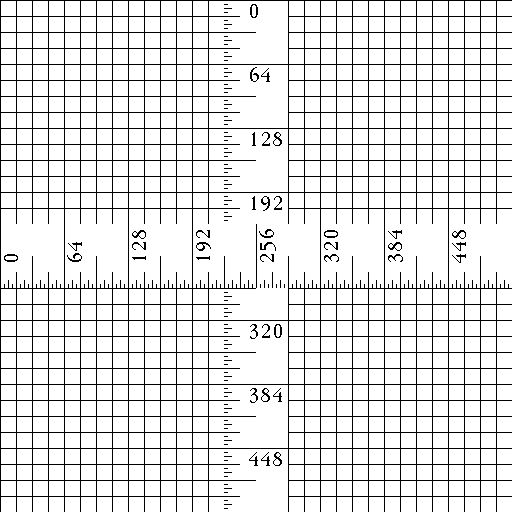
#> input picture Assignment1/image1.jpg, 512 x 512 px
$ jupyter execute --allow-errors Q1_Assignment1.ipynb
#> lines starting #> are read from the running program, lines starting #| are printed output that depends on the picture
[cell 1]
from google.colab.patches import cv2_imshow
from skimage.io import imread,imshow
import cv2
import numpy as np
from matplotlib import pyplot as pl

[cell 2]
def operation(k,sigma,row,col):
  for x in range(-k, k + 1):
    for y in range(-k, k + 1):
        kernel[x + k, y + k] = (1 / (2 * np.pi * sigma**2)) * np.exp(-(x**2 + y**2) / (2 * sigma**2))

  for i in range(k, row - k):
    for j in range(k, col - k):
      output_img[i, j] = int(np.sum(img[i - k:i + k + 1, j - k:j + k + 1] * kernel))

[cell 3]
def display(output_img):
  cv2_imshow(output_img)
  cv2.waitKey()
  cv2.destroyAllWindows()

# 3x3 gaussian filter:

---

[cell 4]
img = cv2.imread('image1.jpg', 0)
#> img is the input picture: shape (512, 512); min 0, max 255, mean 226.3
row, col = img.shape
#> row = 512; col = 512
output_img = np.zeros([row, col], dtype=np.uint8)
kernel_temp=[[1,1,1],[-1,-1,-1],[0,-1,1]]
size = 3
kernel = np.zeros((size, size))
k = (size - 1) // 2
sigma = 1.0
operation(k,sigma,row,col)
#> after the loop in operation, `for i in range(k, row - k):`:
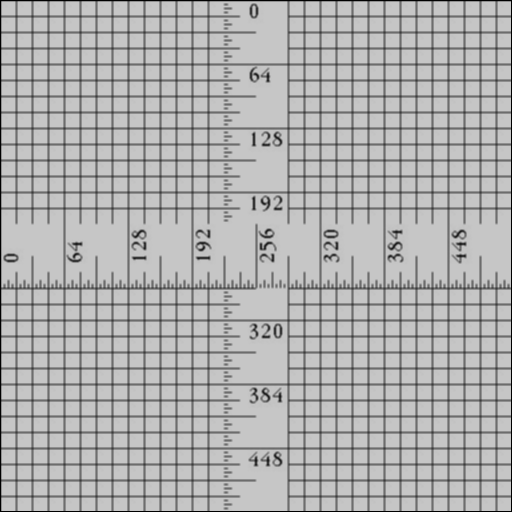
#> output_img: shape (512, 512); min 0, max 198, mean 174.9
display(output_img)

# 5x5 gaussian filter:

[cell 5]
img = cv2.imread('image1.jpg', 0)
row, col = img.shape
output_img = np.zeros([row, col], dtype=np.uint8)
kernel_temp=[[1,-1,1],[0,-1,1],[0,0,1]]
size = 5
kernel = np.zeros((size, size))
k = (size - 1) // 2
sigma = 1.0
operation(k,sigma,row,col)
#> call 2 of operation, with k = 2, sigma = 1, row = 512, col = 512
#> after the loop in operation (call 2), `for i in range(k, row - k):`:
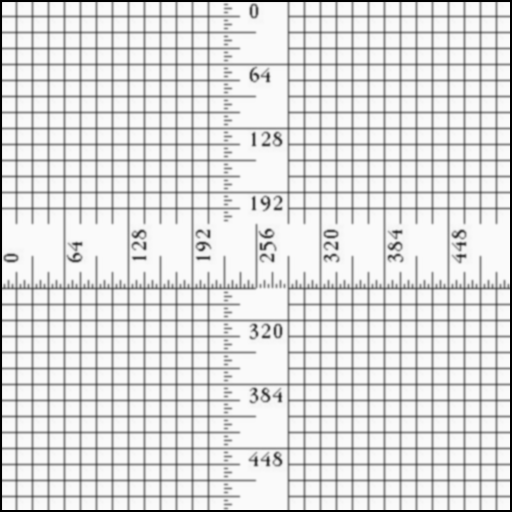
#> output_img: shape (512, 512); min 0, max 250, mean 218.9
display(output_img)

# Median filter with kernel size of 3x3

[cell 6]
def operation1(s1,row,col,l1,l2,r1,r2,img,idx):
#> called with s1 = 1, row = 512, col = 512, l1 = -1, l2 = -1, r1 = 2, r2 = 2, idx = 4
  for i in range(s1, row-s1):
    for j in range(s1, col-s1):
      arr=[]
      for var1 in range(l1,r1):
        for var2 in range(l2,r2):
          arr.append(img[i+var1,j+var2])
      arr = sorted(arr)
      img_new[i, j]= arr[idx]

$ run again, with Assignment1/Q1-gaussian-5x5.png saved as Assignment1/image1.jpg
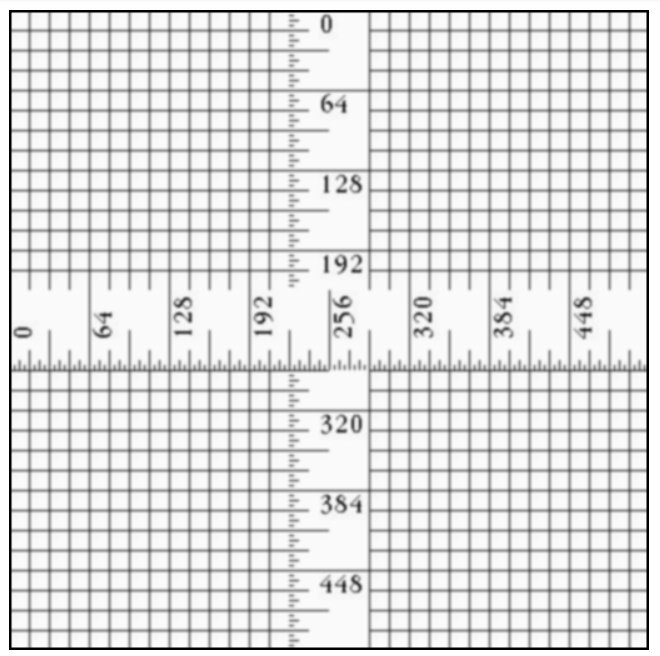
#> input picture Assignment1/Q1-gaussian-5x5.png, 660 x 656 px
#> img is the input picture: shape (656, 660); min 0, max 255, mean 220.6
#> after the loop in operation, `for i in range(k, row - k):`:
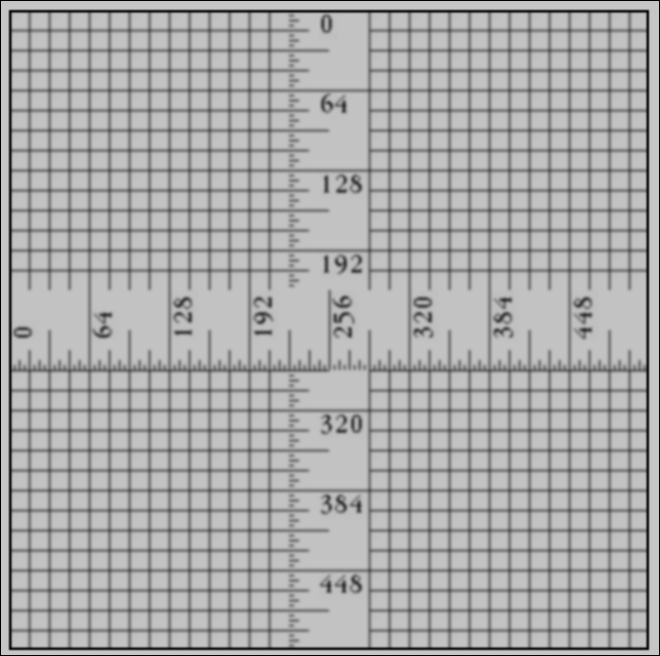
#> output_img: shape (656, 660); min 0, max 198, mean 170.2
#> after the loop in operation (call 2), `for i in range(k, row - k):`:
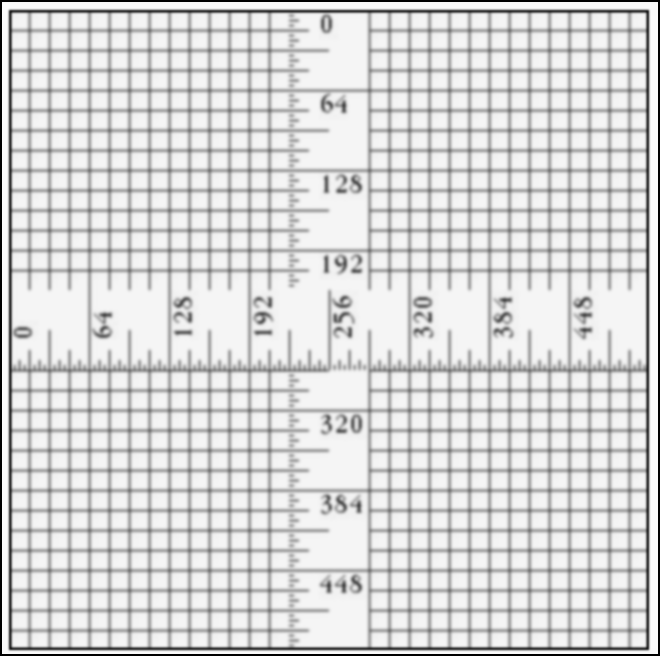
#> output_img: shape (656, 660); min 0, max 250, mean 213.1
